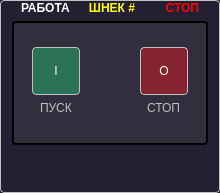
<?xml version="1.0" encoding="UTF-8"?>
<ui version="4.0">
 <class>Auger</class>
 <widget class="QGroupBox" name="Auger">
  <property name="geometry">
   <rect>
    <x>0</x>
    <y>0</y>
    <width>220</width>
    <height>193</height>
   </rect>
  </property>
  <property name="windowTitle">
   <string>Винтовой</string>
  </property>
  <property name="styleSheet">
   <string notr="true">QGroupBox
{
	color: yellow;
	background-color: rgb(36, 31, 49);
	border: 1px solid silver;
	border-radius: 4px;
	font-weight: bold;
	padding-top: 1em;
}
QGroupBox:flat
{
	background-color: rgb(23, 64, 25);
}
QGroupBox::title
{
	subcontrol-origin: padding;
	subcontrol-position:  top center;
}
#panel
{
	border: 2px solid black;
	border-radius: 4px;
	background-color: rgba(61, 56, 70,150);
}
#start
{
	border: 1px solid silver;
	border-radius: 4px;
	color: white;
	background-color: rgba(38, 162, 105,150);
	padding: 4px;
}
#stop
{
	border: 1px solid silver;
	border-radius: 4px;
	color: white;
	background-color: rgba(192, 28, 40,150);
	padding: 4px;
}
#start:disabled,#stop:disabled
{
	background-color: rgba(154, 153, 150,100);
}

QLabel
{
	color: silver;
}
#running
{
	color: gray;
	font-weight: bold;
	image-position: right;
}
#running:enabled
{
	color: white;
	image: url(:/TREPEL/resources/green-led.png);
	image-position: right;
}
#emergency:enabled
{
	color: gray;
	font-weight: bold;
}
#emergency:enabled
{
	color: red;
	image: url(:/TREPEL/resources/red-led.png);
	image-position: left;
}
#preferences
{
	border: 1px none;
}</string>
  </property>
  <property name="title">
   <string>ШНЕК #</string>
  </property>
  <property name="prefix" stdset="0">
   <string>MOTOR</string>
  </property>
  <property name="idx" stdset="0">
   <number>1</number>
  </property>
  <layout class="QVBoxLayout" name="verticalLayout_3">
   <property name="topMargin">
    <number>0</number>
   </property>
   <property name="bottomMargin">
    <number>0</number>
   </property>
   <item>
    <widget class="QWidget" name="statusRow" native="true">
     <property name="sizePolicy">
      <sizepolicy hsizetype="Preferred" vsizetype="Fixed">
       <horstretch>0</horstretch>
       <verstretch>0</verstretch>
      </sizepolicy>
     </property>
     <layout class="QHBoxLayout" name="horizontalLayout_3">
      <property name="topMargin">
       <number>0</number>
      </property>
      <property name="bottomMargin">
       <number>0</number>
      </property>
      <item>
       <widget class="QLabel" name="running">
        <property name="text">
         <string>РАБОТА</string>
        </property>
        <property name="alignment">
         <set>Qt::AlignLeading|Qt::AlignLeft|Qt::AlignVCenter</set>
        </property>
       </widget>
      </item>
      <item>
       <widget class="QLabel" name="emergency">
        <property name="text">
         <string>СТОП</string>
        </property>
        <property name="alignment">
         <set>Qt::AlignRight|Qt::AlignTrailing|Qt::AlignVCenter</set>
        </property>
       </widget>
      </item>
     </layout>
    </widget>
   </item>
   <item>
    <widget class="QWidget" name="panel" native="true">
     <property name="sizePolicy">
      <sizepolicy hsizetype="Preferred" vsizetype="Expanding">
       <horstretch>0</horstretch>
       <verstretch>0</verstretch>
      </sizepolicy>
     </property>
     <layout class="QGridLayout" name="gridLayout">
      <property name="leftMargin">
       <number>3</number>
      </property>
      <property name="rightMargin">
       <number>3</number>
      </property>
      <property name="bottomMargin">
       <number>3</number>
      </property>
      <item row="1" column="0" colspan="2" alignment="Qt::AlignHCenter">
       <widget class="QWidget" name="controls" native="true">
        <layout class="QHBoxLayout" name="horizontalLayout_2">
         <property name="spacing">
          <number>20</number>
         </property>
         <property name="topMargin">
          <number>0</number>
         </property>
         <item alignment="Qt::AlignVCenter">
          <widget class="QWidget" name="startPlace" native="true">
           <layout class="QVBoxLayout" name="verticalLayout">
            <property name="leftMargin">
             <number>0</number>
            </property>
            <property name="topMargin">
             <number>0</number>
            </property>
            <property name="rightMargin">
             <number>0</number>
            </property>
            <property name="bottomMargin">
             <number>0</number>
            </property>
            <item alignment="Qt::AlignHCenter">
             <widget class="QPushButton" name="start">
              <property name="minimumSize">
               <size>
                <width>48</width>
                <height>48</height>
               </size>
              </property>
              <property name="maximumSize">
               <size>
                <width>48</width>
                <height>48</height>
               </size>
              </property>
              <property name="cursor">
               <cursorShape>PointingHandCursor</cursorShape>
              </property>
              <property name="text">
               <string>I</string>
              </property>
             </widget>
            </item>
            <item alignment="Qt::AlignHCenter">
             <widget class="QLabel" name="startLabel">
              <property name="text">
               <string>ПУСК</string>
              </property>
             </widget>
            </item>
           </layout>
          </widget>
         </item>
         <item>
          <spacer name="horizontalSpacer">
           <property name="orientation">
            <enum>Qt::Horizontal</enum>
           </property>
           <property name="sizeHint" stdset="0">
            <size>
             <width>40</width>
             <height>20</height>
            </size>
           </property>
          </spacer>
         </item>
         <item alignment="Qt::AlignVCenter">
          <widget class="QWidget" name="stopPlace" native="true">
           <layout class="QVBoxLayout" name="verticalLayout_2">
            <property name="leftMargin">
             <number>0</number>
            </property>
            <property name="topMargin">
             <number>0</number>
            </property>
            <property name="rightMargin">
             <number>0</number>
            </property>
            <property name="bottomMargin">
             <number>0</number>
            </property>
            <item alignment="Qt::AlignHCenter">
             <widget class="QPushButton" name="stop">
              <property name="minimumSize">
               <size>
                <width>48</width>
                <height>48</height>
               </size>
              </property>
              <property name="maximumSize">
               <size>
                <width>48</width>
                <height>16777215</height>
               </size>
              </property>
              <property name="cursor">
               <cursorShape>PointingHandCursor</cursorShape>
              </property>
              <property name="text">
               <string>O</string>
              </property>
             </widget>
            </item>
            <item alignment="Qt::AlignHCenter">
             <widget class="QLabel" name="stopLabel">
              <property name="text">
               <string>СТОП</string>
              </property>
             </widget>
            </item>
           </layout>
          </widget>
         </item>
        </layout>
       </widget>
      </item>
     </layout>
    </widget>
   </item>
   <item alignment="Qt::AlignBottom">
    <widget class="QWidget" name="statusBar" native="true">
     <property name="enabled">
      <bool>true</bool>
     </property>
     <layout class="QHBoxLayout" name="horizontalLayout">
      <property name="topMargin">
       <number>0</number>
      </property>
      <item>
       <widget class="QLabel" name="powered">
        <property name="minimumSize">
         <size>
          <width>32</width>
          <height>32</height>
         </size>
        </property>
        <property name="maximumSize">
         <size>
          <width>32</width>
          <height>32</height>
         </size>
        </property>
        <property name="text">
         <string/>
        </property>
        <property name="pixmap">
         <pixmap resource="../../resources.qrc">:/TREPEL/resources/bolt.png</pixmap>
        </property>
        <property name="scaledContents">
         <bool>true</bool>
        </property>
       </widget>
      </item>
      <item>
       <widget class="QLabel" name="locked">
        <property name="minimumSize">
         <size>
          <width>32</width>
          <height>32</height>
         </size>
        </property>
        <property name="maximumSize">
         <size>
          <width>32</width>
          <height>32</height>
         </size>
        </property>
        <property name="text">
         <string/>
        </property>
        <property name="pixmap">
         <pixmap resource="../../resources.qrc">:/TREPEL/resources/locked.png</pixmap>
        </property>
        <property name="scaledContents">
         <bool>true</bool>
        </property>
       </widget>
      </item>
      <item>
       <widget class="QLabel" name="manual">
        <property name="minimumSize">
         <size>
          <width>32</width>
          <height>32</height>
         </size>
        </property>
        <property name="maximumSize">
         <size>
          <width>32</width>
          <height>32</height>
         </size>
        </property>
        <property name="text">
         <string/>
        </property>
        <property name="pixmap">
         <pixmap resource="../../resources.qrc">:/TREPEL/resources/hand.png</pixmap>
        </property>
        <property name="scaledContents">
         <bool>true</bool>
        </property>
       </widget>
      </item>
      <item>
       <widget class="QPushButton" name="preferences">
        <property name="minimumSize">
         <size>
          <width>32</width>
          <height>32</height>
         </size>
        </property>
        <property name="maximumSize">
         <size>
          <width>32</width>
          <height>32</height>
         </size>
        </property>
        <property name="cursor">
         <cursorShape>PointingHandCursor</cursorShape>
        </property>
        <property name="text">
         <string/>
        </property>
        <property name="icon">
         <iconset resource="../../resources.qrc">
          <normaloff>:/TREPEL/resources/tune.png</normaloff>:/TREPEL/resources/tune.png</iconset>
        </property>
        <property name="iconSize">
         <size>
          <width>24</width>
          <height>24</height>
         </size>
        </property>
        <property name="flat">
         <bool>true</bool>
        </property>
       </widget>
      </item>
     </layout>
    </widget>
   </item>
  </layout>
 </widget>
 <resources>
  <include location="../../resources.qrc"/>
  <include location="../../resources.qrc"/>
 </resources>
 <connections/>
</ui>
